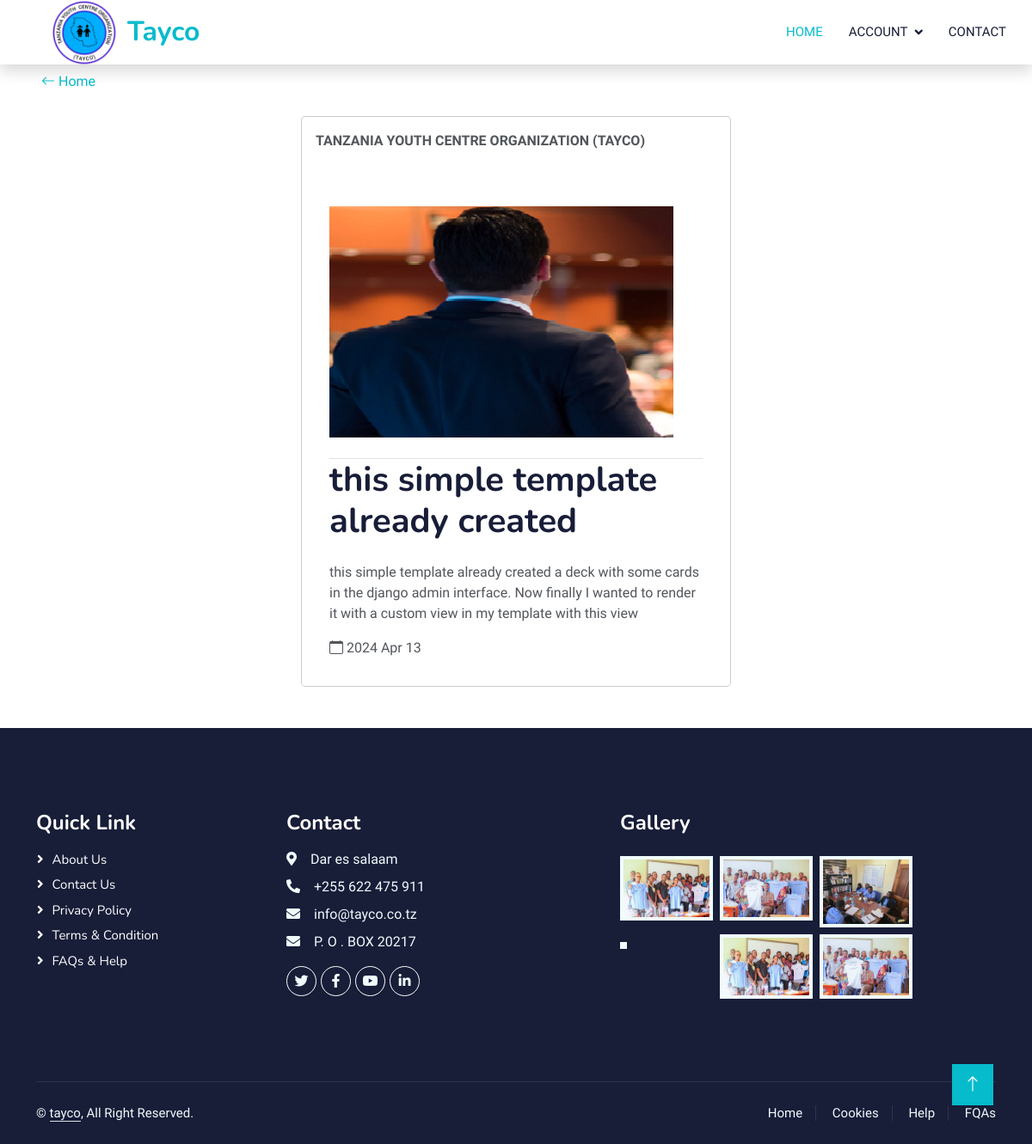
/project/5, run on the app's committed database.
### project/models.py (models this page shows, shortened)
class Project(models.Model):
    project_name = models.CharField(max_length=50,unique=True)
    desription = models.TextField(max_length=255)
    image = models.ImageField(upload_to='project', blank=True, null=True,default='project/noimag.png' )
    created_at = models.DateTimeField(auto_now_add=True,null=True)
    updated_at = models.DateTimeField(auto_now=True,null=True)
    @property
    def gt_image(self):
        if self.image :
            return self.image.url
        return 'project/noimag.png'

### project/views.py (the view)
# urls.py: path('',views.view,name='projects' ),
def view(request,pk):
    project = Project.objects.filter(pk=pk).get()
    return render(request,'view.html',{'project':project})

### template/view.html (shortened to what this page needs)
{% load static %}
<!DOCTYPE html>
<html lang="en">
<head>
    <link href="" {% static 'css/all.min.css' %} rel="stylesheet">
    <link href="https://cdn.jsdelivr.net/npm/bootstrap-icons@1.4.1/font/bootstrap-icons.css" rel="stylesheet">
    <link href="https://cdnjs.cloudflare.com/ajax/libs/font-awesome/5.10.0/css/all.min.css" rel="stylesheet">
    <link href="https://cdn.jsdelivr.net/npm/bootstrap-icons@1.4.1/font/bootstrap-icons.css" rel="stylesheet">
    <link href={% static 'lib/animate/animate.min.css' %} rel="stylesheet">
    <link href={% static 'lib/owlcarousel/assets/owl.carousel.min.css' %} rel="stylesheet">
    <link href={% static 'css/bootstrap.min.css' %} rel="stylesheet">
    <link href={% static 'css/style.css' %} rel="stylesheet">
</head>
<body>
    <nav class="navbar navbar-expand-lg bg-white navbar-light shadow sticky-top p-0">
        <a href={% url 'home' %} class="navbar-brand d-flex align-items-center px-4 px-lg-5">
            <img src={% static 'img/logo.png' %} alt="" srcset="" class="py-4"
                style="width: 100px; padding-bottom: 30px;">
            <h2 class="m-0 text-primary">Tayco</h2>
        </a>
        <div class="collapse navbar-collapse" id="navbarCollapse">
            <div class="navbar-nav ms-auto p-4 p-lg-0">
                <a href="{% url 'home' %}"  class="nav-item nav-link active">Home</a>
                <div class="nav-item dropdown">
                    <a href="#" class="nav-link dropdown-toggle" data-bs-toggle="dropdown">account</a>
                </div>
                <a href="contact.html" class="nav-item nav-link">Contact</a>
            </div>
        </div>
    </nav>
    <div >
        <div class="my-2 mx-5 ">
            <a href="{% url 'home' %}" > Home</a>
        </div>
    <div class="modal-dialog" role="document">
        <div class="modal-content col-12">
            <div class="modal-body">
                <strong class="text-center"> TANZANIA YOUTH CENTRE ORGANIZATION (TAYCO)</strong> <br>
                 <br><br>
                 <div >
                    <div class="" role="document">
                      <div class="">
                        <div class="modal-body col-12">
                          <div class="border-bottom pb-4">
                            <img src="{{ project.gt_image }} " alt="" srcset="" style="width: 25rem;">
                          </div>
                          <h1>{{project.project_name}}</h1>
                          <div class="mt-1 py-3">
                            {{project.desription}}
                          </div>
                          <div class="post-meta">
                            <i class="bi bi-calendar"></i>
                            {{ project.created_at | date:'Y M d' }}
                        </div>
                        </div>
                      </div>
                    </div>
                  </div>
        </div>
    </div>
</div>
    <div class="container-fluid bg-dark text-light footer pt-5 mt-5 wow fadeIn" data-wow-delay="0.1s">
        <div class="container py-5">
            <div class="row g-5">
                <div class="col-lg-3 col-md-6">
                    <h4 class="text-white mb-3">Quick Link</h4>
                    <a class="btn btn-link" href="about.html">About Us</a>
                    <a class="btn btn-link" href="contact.html">Contact Us</a>
                    <a class="btn btn-link" href="#">Privacy Policy</a>
                    <a class="btn btn-link" href="#">Terms & Condition</a>
                    <a class="btn btn-link" href="#">FAQs & Help</a>
                </div>
                <div class="col-lg-4 col-md-6">
                    <h4 class="text-white mb-3">Contact</h4>
                    <p class="mb-2"><i class="fa fa-map-marker-alt me-3"></i>Dar es salaam</p>
                    <p class="mb-2"><i class="fa fa-phone-alt me-3"></i>+255 622 475 911</p>
                    <p class="mb-2"><i class="fa fa-envelope me-3"></i>info@tayco.co.tz</p>
                    <p class="mb-2"><i class="fa fa-envelope me-3"></i>P. O . BOX 20217</p>
                    <div class="d-flex pt-2">
                        <a class="btn btn-outline-light btn-social" href=""><i class="fab fa-twitter"></i></a>
                        <a class="btn btn-outline-light btn-social" href=""><i class="fab fa-facebook-f"></i></a>
                        <a class="btn btn-outline-light btn-social" href=""><i class="fab fa-youtube"></i></a>
                        <a class="btn btn-outline-light btn-social" href=""><i class="fab fa-linkedin-in"></i></a>
                    </div>
                </div>
                <div class="col-lg-4 col-md-6">
                    <h4 class="text-white mb-3">Gallery</h4>
                    <div class="row g-2 pt-2">
                        <div class="col-4">
                            <img class="img-fluid bg-light p-1" src={% static "img/slide1.jpeg" %} alt="">
                        </div>
                        <div class="col-4">
                            <img class="img-fluid bg-light p-1" src={% static "img/slide2.jpeg" %} alt="">
                        </div>
                        <div class="col-4">
                            <img class="img-fluid bg-light p-1" src={% static "img/slide3.jpeg" %} alt="">
                        </div>
                        <div class="col-4">
                            <img class="img-fluid bg-light p-1" src={% static "img/sc.jpg" %} alt="">
                        </div>
                        <div class="col-4">
                            <img class="img-fluid bg-light p-1" src={% static "img/slide1.jpeg" %} alt="">
                        </div>
                        <div class="col-4">
                            <img class="img-fluid bg-light p-1" src={% static "img/slide2.jpeg" %} alt="">
                        </div>
                    </div>
                </div>
            </div>
        </div>
        <div class="container">
            <div class="copyright">
                <div class="row">
                    <div class="col-md-6 text-center text-md-start mb-3 mb-md-0">
                        &copy; <a class="border-bottom" href="#">tayco</a>, All Right Reserved.
                    </div>
                    <div class="col-md-6 text-center text-md-end">
                        <div class="footer-menu">
                            <a href="index.html">Home</a>
                            <a href="">Cookies</a>
                            <a href="">Help</a>
                            <a href="">FQAs</a>
                        </div>
                    </div>
                </div>
            </div>
        </div>
    </div>
    <a href="#" class="btn btn-lg btn-primary btn-lg-square back-to-top"><i class="bi bi-arrow-up"></i></a>
</body>
</html>

### tayco/static/css/style.css (style rules this page uses)
:root { --primary: #06BBCC; --light: #F0FBFC; --dark: #181d38; }
.back-to-top { position: fixed; display: none; right: 45px; bottom: 45px; z-index: 99; }
.btn { font-family: 'Nunito', sans-serif; font-weight: 600; transition: .5s; }
.btn.btn-primary, .btn.btn-secondary { color: #FFFFFF; }
.btn-lg-square { width: 48px; height: 48px; }
.btn-square, .btn-sm-square, .btn-lg-square { padding: 0; display: flex; align-items: center; justify-content: center; font-weight: normal; border-radius: 0px; }
.navbar .dropdown-toggle::after { border: none; content: "\f107"; font-family: "Font Awesome 5 Free"; font-weight: 900; vertical-align: middle; margin-left: 8px; }
.navbar-light .navbar-nav .nav-link { margin-right: 30px; padding: 25px 0; color: #FFFFFF; font-size: 15px; text-transform: uppercase; outline: none; }
.navbar-light .navbar-nav .nav-link:hover, .navbar-light .navbar-nav .nav-link.active { color: var(--primary); }
.navbar-light .navbar-brand, .navbar-light a.btn { height: 75px; }
.navbar-light .navbar-nav .nav-link { color: var(--dark); font-weight: 500; }
.navbar-light.sticky-top { top: -100px; transition: .5s; }
.footer .btn.btn-social { margin-right: 5px; width: 35px; height: 35px; display: flex; align-items: center; justify-content: center; color: var(--light); font-weight: normal; border: 1px solid #FFFFFF; border-radius: 35px; transition: .3s; }
.footer .btn.btn-link { display: block; margin-bottom: 5px; padding: 0; text-align: left; color: #FFFFFF; font-size: 15px; font-weight: normal; text-transform: capitalize; transition: .3s; }
.footer .btn.btn-link::before { position: relative; content: "\f105"; font-family: "Font Awesome 5 Free"; font-weight: 900; margin-right: 10px; }
.footer .copyright { padding: 25px 0; font-size: 15px; border-top: 1px solid rgba(256, 256, 256, .1); }
.footer .copyright a { color: var(--light); }
.footer .footer-menu a { margin-right: 15px; padding-right: 15px; border-right: 1px solid rgba(255, 255, 255, .1); }
.footer .footer-menu a:last-child { margin-right: 0; padding-right: 0; border-right: none; }

### data on the page
Project: gt_image (picture), project_name "this simple template already created", desription "this simple template already created a deck with some cards in the django admin interface. Now finally I wanted to render it with a custom view in my template with this view", created_at "2024 Apr 13"
